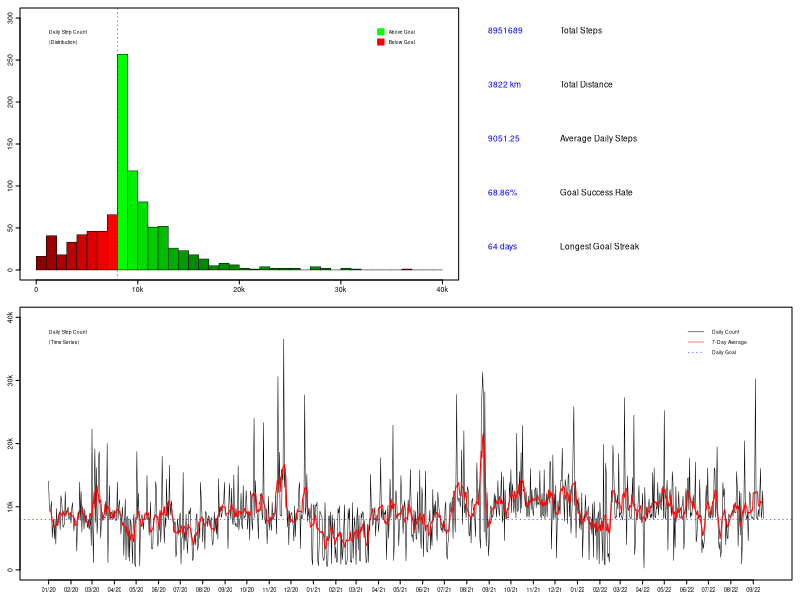

Generate this figure with R: (Note: this script raises an error after producing the figure.)
##### Load libraries and initialise data ------------------------------------------------------------------

# Load libraries
library(tidyverse)
library(zoo)
library(grid)
library(gridBase)

# Load in step data
data <- read.csv("Data/StepData.csv")

# Format date objects
names(data)[1] <- "Year"
data <- mutate(data, Date = as.Date(paste(Month, Day, Year, sep = "/"), "%m/%d/%Y"))





##### Plot distribution of daily step counts --------------------------------------------------------------

# Function to generate histogram
hPlot <- function(){
  par(lwd = 0.5)
  histColours <-  c(colorRampPalette(c("red4", "red"), 0.5)(8), 
                    colorRampPalette(c("green", "green4"))(8), rep("green4", 16))
  hist(data$Steps, breaks = seq(0, 40000, by = 1000), xlab = "", xaxt = "n",
       ylab = "", yaxt = "n", col = histColours, main = "", ylim = c(0, 300))
  axis(side = 1, at = seq(0, 40000, by = 10000), labels = c("0", "10k", "20k", "30k", "40k"))
  axis(side = 2, at = seq(0, 300, by = 50), labels = TRUE, mgp = c(0, 0.17, 0))
  abline(v = 8000, col = "blue", lty = 3, lwd = 0.5)
  box(lwd = 1)}





##### Plot moving average and daily counts ----------------------------------------------------------------

# Function to generate time series plot
tPlot <- function(){
  plot(data$Date, data$Steps, type = "l", ylim = c(0, 40000), xlab = "", xaxt = "n",
       ylab = "", yaxt = "n", lwd = 0.5)
  axis.Date(1, at = seq(min(data$Date), max(data$Date), by = "1 mon"), format = "%m/%y",
            cex.axis = 0.35)
  axis(side = 2, at = seq(0, 40000, by = 10000), labels = c("0", "10k", "20k", "30k", "40k"),
       mgp = c(0, 0.17, 0))
  lines(data$Date, rollmean(data$Steps, 7, fill = list(NA, NULL, NA)), col = "red", lwd = 1)
  abline(h = 8000, col = "blue", lty = 3, lwd = 0.5)}





##### Get overall step count stats ------------------------------------------------------------------------

# Get longest goal streak
goalStreak <- rle(data$Steps >= 8000)
goalStreak <- max(goalStreak$lengths[goalStreak$values == TRUE])

# Calculate total steps, total distance, and average daily steps
# Also calculate rate that goal is met; include longest goal streak
stepStats <- c(sum(data$Steps),
               round(sum(data$Steps)*0.427/1000, 0),
               round(mean(data$Steps), 2),
               round(length(data$Steps[data$Steps >= 8000])/nrow(data)*100, 2),
               goalStreak)





##### Combine plots into a single canvas ------------------------------------------------------------------

# Prepare graphics device
tiff(filename = "StepData.tif", width = 3304, height = 2272, units = "px", res = 800, compression = "lzw")

# Create blank page
grid.newpage()
plot.new()

# Set grid layout and activate it
gly <- grid.layout(800, 1200)
pushViewport(viewport(layout = gly))

# Plot step count time series
pushViewport(vp = viewport(layout.pos.row = 400:800, layout.pos.col = 1:1200))
par(fig = gridFIG(), mar = c(1, 1, 0.4, 0.4), cex.axis = 0.42, tcl = -0.2, mgp = c(0, -0.2, 0))
par(new = TRUE)
tPlot()
popViewport()

# Plot step count histogram
pushViewport(vp = viewport(layout.pos.row = 1:400, layout.pos.col = 1:700))
par(fig = gridFIG(), mar = c(1, 1, 0.4, 0.4), cex.axis = 0.42, tcl = -0.2, mgp = c(0, -0.2, 0))
par(new = TRUE)
hPlot()
popViewport()

# Create figure labels
grid.text(label = c("Daily Step Count", "(Distribution)", "Daily Step Count", "(Time Series)"),
          x = rep(0.061, 4), y = c(0.947, 0.930, 0.447, 0.430), hjust = 0, gp = gpar(cex = 0.3))
popViewport()

# Create legend (top)
grid.text(label = c("Above Goal", "Below Goal"),
          x = rep(0.486, 2), y = c(0.947, 0.930),
          hjust = 0, gp = gpar(cex = 0.3))
grid.rect(x = rep(0.476, 2), y = c(0.947, 0.930),
          width = rep(0.008, 2), height = rep(0.010, 2),
          gp = gpar(col = c("green", "red"), fill = c("green", "red")))

# Create legend (bottom)
grid.text(label = c("Daily Count", "7-Day Average", "Daily Goal"),
          x = rep(0.890, 3), y = c(0.447, 0.430, 0.413),
          hjust = 0, gp = gpar(cex = 0.3))
grid.segments(x0 = rep(0.860, 3), y0 = c(0.447, 0.430, 0.413),
              x1 = rep(0.880, 3), y1 = c(0.447, 0.430, 0.413),
              gp = gpar(col = c("black", "red", "blue"), lty = c(1, 1, 3), lwd = 0.5))

# Summary stats
grid.text(label = c(paste0(stepStats[1]), "Total Steps",
                    paste0(stepStats[2], " km"), "Total Distance",
                    paste0(stepStats[3]), "Average Daily Steps",
                    paste0(stepStats[4], "%"), "Goal Success Rate",
                    paste0(stepStats[5], " days"), "Longest Goal Streak"),
          x = c(0.610, 0.700, 0.610, 0.700, 0.610, 0.700, 0.610, 0.700, 0.610, 0.700),
          y = c(rep(0.95, 2), rep(0.86, 2), rep(0.77, 2), rep(0.68, 2), rep(0.59, 2)),
          hjust = 0, gp = gpar(cex = 0.5, col = rep(c("blue", "black"), 5)))

# Deactivate grid layout; finalise graphics save
popViewport()
dev.off()
